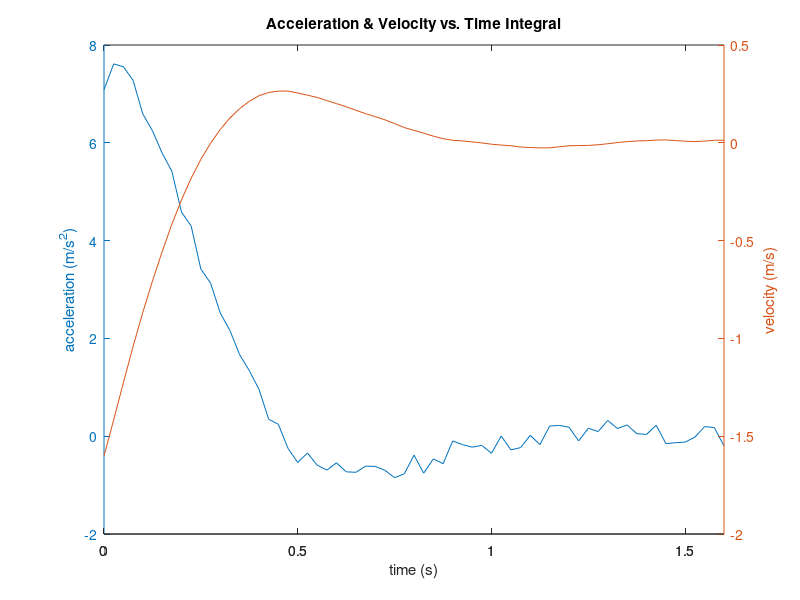
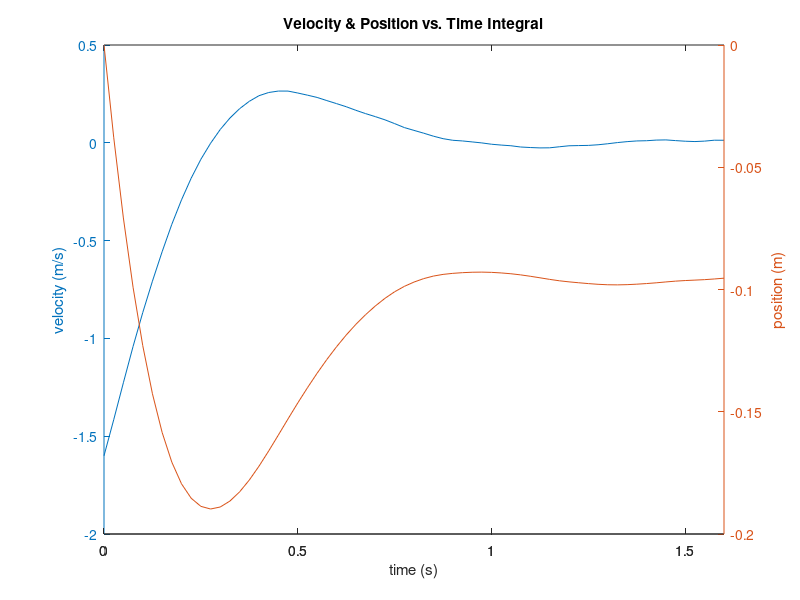
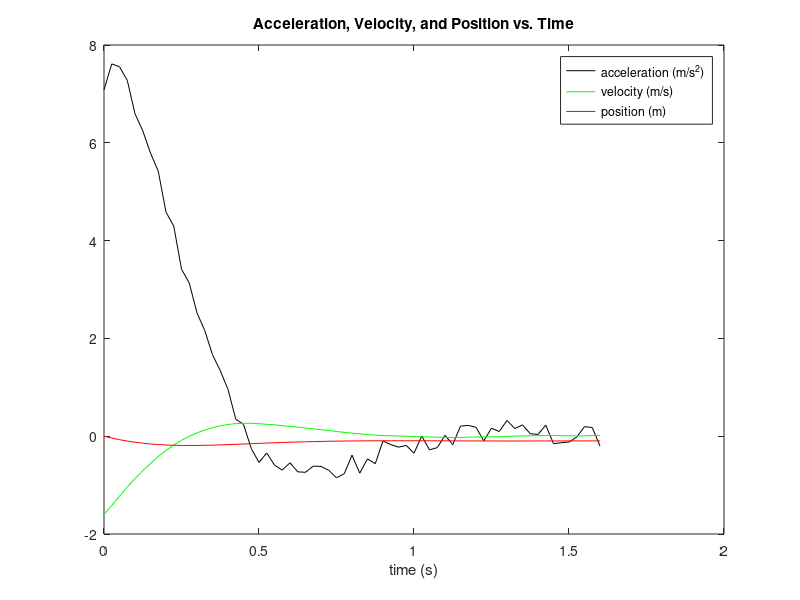
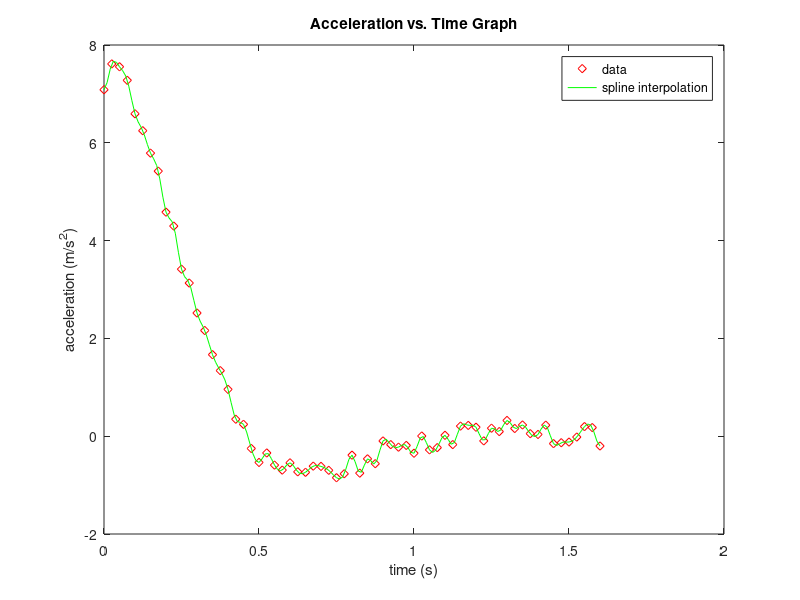

MATLAB code to generate these figures, in order:
load project3_accel.dat % loads the data for the project


t = project3_accel(:,1);
a = project3_accel(:,2);

tic
I_trapz = cumtrapz(t,a);

v0 = -1.6;

vt = v0 + I_trapz;
toc

tic
I_trapz_2 = cumtrapz(t,vt);

s0 = 0;

st = s0 + I_trapz_2;
toc

tic
xx = min(t):0.01:max(t);
fx_clamped = [0, a', 0];
yy_spline_clamped = spline(t,fx_clamped,xx);


I_spline_v = cumtrapz(xx,yy_spline_clamped);

vt_spline = v0 + I_spline_v;
toc

tic
I_spline_s = cumtrapz(xx,vt_spline);

st_spline = s0 + I_spline_s;
toc

figure(1)
AR = plotyy(t,a,t,vt);
title('Acceleration & Velocity vs. Time Integral')
xlabel('time (s)')
ylabel(AR(1),'acceleration (m/s^{2})')
ylabel(AR(2),'velocity (m/s)')

figure(2)
BB = plotyy(t,vt,t,st);
title('Velocity & Position vs. Time Integral')
xlabel('time (s)')
ylabel(BB(1),'velocity (m/s)')
ylabel(BB(2),'position (m)')

figure(3)
plot(t,a,'k-',t,vt,'g-',t,st,'r-')
title('Acceleration, Velocity, and Position vs. Time')
xlabel('time (s)')
legend('acceleration (m/s^{2})','velocity (m/s)','position (m)')

figure(4)
plot(t,a,'rd',xx,yy_spline_clamped,'g-')
title('Acceleration vs. Time Graph')
xlabel('time (s)')
ylabel('acceleration (m/s^{2})')
legend('data','spline interpolation')

figure(5)
CC = plotyy(xx,yy_spline_clamped,xx,vt_spline);
title('Velocity using Interpolation of Acceleration')
xlabel('time (s)')
ylabel(CC(1),'acceleration(m/s^{2})')
ylabel(CC(2),'velocity(m/s)')

figure(6)
DD = plotyy(xx,vt_spline,xx,st_spline);
title('Position using Interpolation of Acceleration')
xlabel('time (s)')
ylabel(DD(1),'velocity(m/s)')
ylabel(DD(2),'position(m)')






